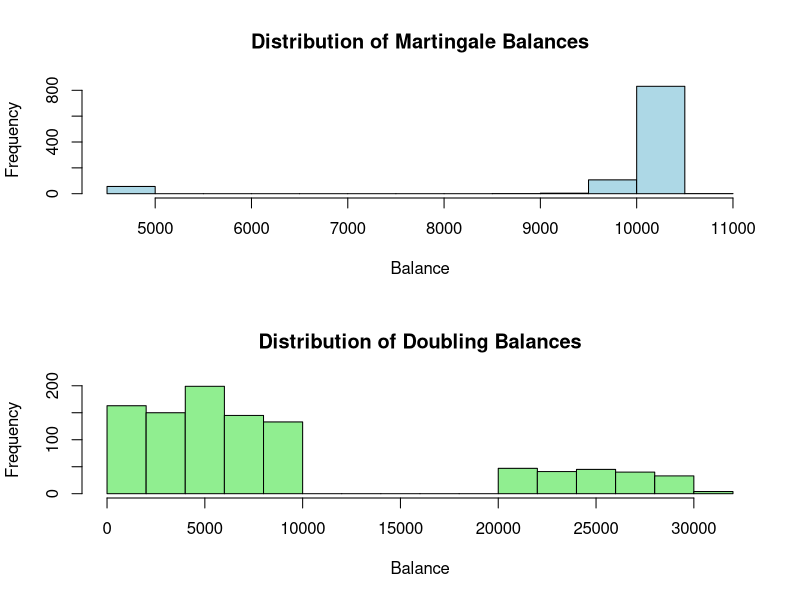

Generate this figure with R:

simulate_betting_strategy_T <- function(initial_capital = 10000, initial_bet = 20, roulette_type = "american", rounds = 100, simulations = 1000, max_capital = 20000) {
  # Ensure no parameters are negative
  if (initial_capital < 0 || initial_bet < 0 || rounds < 0 || simulations < 0 || max_capital < 0) {
    stop("Parameters should not be negative.")
  }
  
  # Ensure initial capital and initial bet do not exceed max capital
  if (initial_capital > max_capital) {
    stop("Initial capital exceeds max capital.")
  }
  if (initial_bet > max_capital) {
    stop("Initial bet exceeds max capital.")
  }
  
  # Function to simulate a single bet
  single_bet <- function(initial_bet, win_probability) {
    outcome <- sample(c(0, 1), size = 1, prob = c(1 - win_probability, win_probability))
    
    if (outcome == 1) {
      # Win
      return(initial_bet)
    } else {
      # Loss
      return(-initial_bet)
    }
  }
  
  # Function to simulate the Martingale strategy
  martingale_strategy <- function(capital, initial_bet, win_probability, rounds, max_capital) {
    # Initialize variables
    balance <- capital
    bet <- initial_bet
    total_profit <- 0  # Initialize total profit
    
    # Simulate each round
    for (i in 1:rounds) {
      if (balance < bet) {
        break
      }
      
      # Single bet
      sb <- single_bet(bet, win_probability)
      # Place the bet
      balance <- balance + sb
      
      # Update the total profit
      total_profit <- total_profit + sb
      
      if (balance > max_capital) {
        break
      }
      
      # Update the bet size for the next round (double after a loss)
      if (balance >= capital) {
        bet <- initial_bet
      } else {
        bet <- 2 * bet
      }
    }
    return(list(balance = balance, total_profit = total_profit))
  }
  
  # Function to simulate the Doubling strategy
  doubling_strategy <- function(capital, initial_bet, win_probability, rounds, max_capital) {
    # Initialize variables
    balance <- capital
    bet <- initial_bet
    total_profit <- 0  # Initialize total profit
    
    # Simulate each round
    for (i in 1:rounds) {
      if (balance < bet) {
        break
      }
      
      # Single bet
      sb <- single_bet(bet, win_probability)
      # Place the bet
      balance <- balance + sb
      
      # Update the total profit
      total_profit <- total_profit + sb
      
      if (balance > max_capital) {
        break
      }
      
      # Double the bet size for the next round
      bet <- 2 * bet
    }
    
    return(list(balance = balance, total_profit = total_profit))
  }
  
  # Set win probabilities based on the chosen roulette type
  win_probability <- switch(roulette_type,
                            "american" = 18/38,  # Probability of winning in American roulette
                            "european" = 18/37,  # Probability of winning in European roulette
                            stop("Invalid roulette type"))
  
  # Simulate the strategies
  strategies <- c("martingale", "doubling")
  results <- list()
  for (strategy in strategies) {
    balance_after_simulations <- numeric(simulations)
    for (s in 1:simulations) {
      if (strategy == "martingale") {
        result <- martingale_strategy(initial_capital, initial_bet, win_probability, rounds, max_capital)
      } else if (strategy == "doubling") {
        result <- doubling_strategy(initial_capital, initial_bet, win_probability, rounds, max_capital)
      } else {
        cat("Invalid choice of strategy.")
        return(NULL)
      }
      balance_after_simulations[s] <- result$balance
    }
    profit_probability <- sum(balance_after_simulations > initial_capital) / simulations
    total_profit <- mean(balance_after_simulations - initial_capital)
    
    results[[strategy]] <- list(
      total_profit = total_profit,
      profit_probability = profit_probability,
      balances = balance_after_simulations
    )
  }
  best_strategy <- if (results$martingale$total_profit > results$doubling$total_profit) "martingale" else "doubling"
  
  # Display results
  cat("Initial Capital:", initial_capital, "\n")
  for (strategy in strategies) {
    cat("\nStrategy:", strategy)
    cat("\nTotal profit made:", results[[strategy]]$total_profit)
    cat("\nProbability of making a profit:", results[[strategy]]$profit_probability, "\n")
  }
  
  cat("\nThe best strategy is:", best_strategy, "based on the total profit.\n")
  
  # Plot histograms
  par(mfrow = c(2, 1))  # Set layout for two plots
  hist(results$martingale$balances, main = "Distribution of Martingale Balances", xlab = "Balance", ylab = "Frequency", col = "lightblue", border = "black")
  hist(results$doubling$balances, main = "Distribution of Doubling Balances", xlab = "Balance", ylab = "Frequency", col = "lightgreen", border = "black")
}

simulate_betting_strategy_T()
